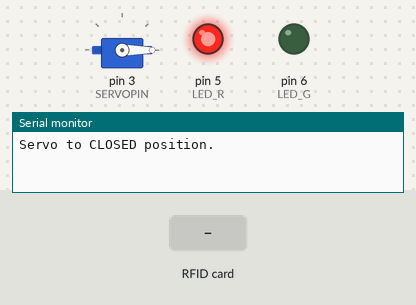
A sketch run on a simulated Arduino Uno, built with avr-gcc and run on an emulated ATmega328P. On the bench: servo, output pins drawn as LEDs (lit = HIGH), the last lines printed to the serial monitor. Dashed ring = blinking. Inputs (shaded band) come from the test bench. Pins used as bus, display or sensor lines are not drawn.

Above: at 1.2 s.
1.3 s: RFID card 5E 7A 19 C4 held to the reader
At 1.45 s:
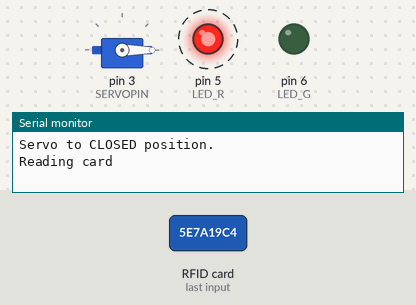
At 4.2 s:
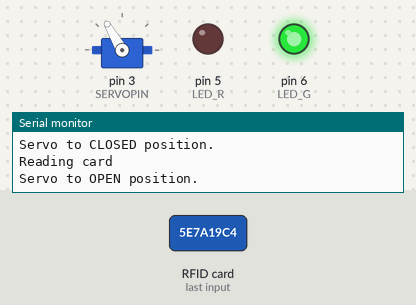
Timing chart, 0 to 5.7 s (numbered marks = the images above; inputs shaded):
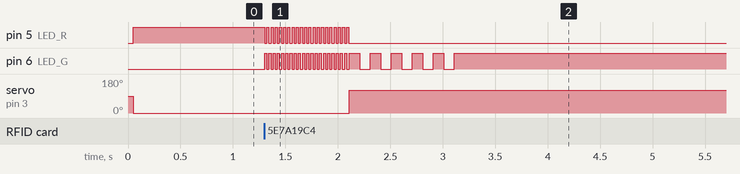

The sketch:

rfid.ino
```cpp
#include <SPI.h>
#include <MFRC522.h>
#include <Servo.h>

const int SDAPIN   = 10;
const int RSTPIN   =  9;

MFRC522 rfidReader(SDAPIN, RSTPIN);

const int LED_R   = 5;
const int LED_G = 6;
const int SERVOPIN = 3;
Servo door;

enum State {CLOSED, OPEN};

State servo_state;

void open() {
    Serial.println("Servo to OPEN position.");
    door.write(120);
    servo_state = OPEN;
}

void close() {
    Serial.println("Servo to CLOSED position.");
    door.write(0);
    servo_state = CLOSED;
}

void signalLocked() {
    digitalWrite(LED_R, HIGH);
    digitalWrite(LED_G, LOW);
}

void signalUnlocked() {
    digitalWrite(LED_R, LOW);
    digitalWrite(LED_G, HIGH);
}

void signalReading() {
    for (int i = 0; i < 20; i++) {
        digitalWrite(LED_G, HIGH);
        digitalWrite(LED_R, LOW);
        delay(20);
        digitalWrite(LED_R, HIGH);
        digitalWrite(LED_G, LOW);
        delay(20);
    }
    digitalWrite(LED_R, LOW);
}

void signalGranted() {
    for (int i = 0; i < 5; i++) {
        digitalWrite(LED_G, HIGH);
        delay(100);
        digitalWrite(LED_G, LOW);
        delay(100);
    }
}

void signalDenied() {
    for (int i = 0; i < 5; i++) {
        digitalWrite(LED_R, HIGH);
        delay(100);
        digitalWrite(LED_R, LOW);
        delay(100);
    }
}

void sendCorrectSignal() {
    if ( servo_state == CLOSED ) {
        signalLocked();
    }
    else {
        signalUnlocked();
    }
}

void setup() {
    door.attach(SERVOPIN);
    pinMode(LED_R, OUTPUT);
    pinMode(LED_G, OUTPUT);
    pinMode(SERVOPIN, OUTPUT);

    Serial.begin(115200);

    SPI.begin();

    rfidReader.PCD_Init(); // Initialize. RFID-reader

    // initial position is closed
    close();
    sendCorrectSignal();
}

void loop() {

    if ( ! rfidReader.PICC_IsNewCardPresent()) {
        return;
    }

    Serial.println("Reading card");
    signalReading();
    if ( ! rfidReader.PICC_ReadCardSerial()) {
        Serial.println("Card removed");
        signalDenied();
        sendCorrectSignal();
        return;
    }

    // If the rfid chip is still present after signalReading()
    // this part of the code is reached

    if ( servo_state == CLOSED) {
        open();
        signalGranted();
    }
    else {
        close();
        signalDenied();
    }
    sendCorrectSignal();
    // Leave some time to remove the chip.
    delay(5000);
}
```

Measured:
- after the input at 1.3 s, pin 5 (LED_R): alternates HIGH for 0.02 s and LOW for 0.02 s, 41 changes in all, then stays LOW, starting at once; pin 6 (LED_G): goes 20 × (HIGH 0.02 s, LOW 0.02 s), 5 × (HIGH 0.10 s, LOW 0.10 s), then HIGH, starting at once; servo on pin 3 (SERVOPIN): 0° → 120° after 0.81 s
